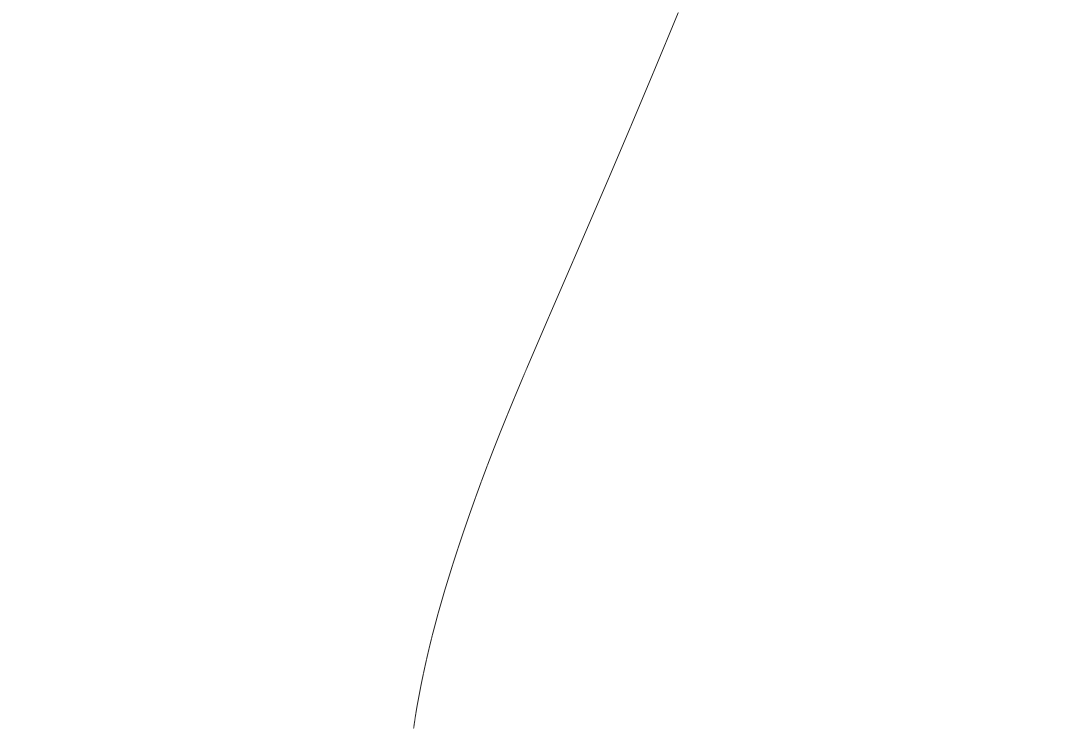

This figure's notebook cell:
### Code cell
def take_trajectory(sol):
    df = pd.DataFrame(sol.y.T, columns=["x", "y", "vx", "vy"])
    df["t"] = sol.t
    return(df)

middle_trajectory = take_trajectory(sols[len(sols) // 2])
middle_trajectory_plot = (
    alt.Chart(middle_trajectory)
    .mark_line(color="black", strokeWidth=0.5)
    .encode(
        longitude="x",
        latitude="y",
        detail="sol_index:N"
    )
    .properties(width=600, height=400)
)
middle_trajectory_plot

### Figure 1 — Vega-Lite specification as saved in the notebook (floating-point values rounded to 4 significant figures)
{"$schema": "https://vega.github.io/schema/vega-lite/v4.17.0.json", "config": {"view": {"continuousHeight": 300, "continuousWidth": 400}}, "data": {"name": "data-0477a6d1bfe0fcb6aee1f19842e51398"}, "datasets": {"data-0477a6d1bfe0fcb6aee1f19842e51398": [{"t": 0, "vx": -1.786, "vy": -2.282, "x": -672, "y": -328}, {"t": 0.1407, "vx": -1.735, "vy": -2.217, "x": -672.2, "y": -328.3}, {"t": 0.2814, "vx": -1.685, "vy": -2.153, "x": -672.5, "y": -328.6}, {"t": 0.5553, "vx": -1.589, "vy": -2.029, "x": -672.9, "y": -329.2}, {"t": 0.8293, "vx": -1.495, "vy": -1.907, "x": -673.3, "y": -329.7}, {"t": 1.298, "vx": -1.339, "vy": -1.707, "x": -674.0, "y": -330.5}, {"t": 1.648, "vx": -1.221, "vy": -1.573, "x": -674.4, "y": -331.1}, {"t": 1.998, "vx": -1.1, "vy": -1.446, "x": -674.8, "y": -331.6}, {"t": 2.005, "vx": -1.098, "vy": -1.444, "x": -674.9, "y": -331.7}, {"t": 2.011, "vx": -1.096, "vy": -1.442, "x": -674.9, "y": -331.7}, {"t": 2.018, "vx": -1.094, "vy": -1.44, "x": -674.9, "y": -331.7}, {"t": 2.025, "vx": -1.092, "vy": -1.438, "x": -674.9, "y": -331.7}, {"t": 2.031, "vx": -1.09, "vy": -1.436, "x": -674.9, "y": -331.7}, {"t": 2.044, "vx": -1.086, "vy": -1.433, "x": -674.9, "y": -331.7}, {"t": 2.057, "vx": -1.081, "vy": -1.429, "x": -674.9, "y": -331.7}, {"t": 2.07, "vx": -1.077, "vy": -1.426, "x": -674.9, "y": -331.7}, {"t": 2.201, "vx": -1.036, "vy": -1.39, "x": -675.1, "y": -331.9}, {"t": 2.331, "vx": -0.9943, "vy": -1.354, "x": -675.2, "y": -332.1}, {"t": 2.461, "vx": -0.9527, "vy": -1.32, "x": -675.3, "y": -332.3}, {"t": 2.592, "vx": -0.9103, "vy": -1.289, "x": -675.4, "y": -332.5}, {"t": 2.722, "vx": -0.8688, "vy": -1.258, "x": -675.6, "y": -332.6}, {"t": 2.852, "vx": -0.8279, "vy": -1.227, "x": -675.7, "y": -332.8}, {"t": 2.983, "vx": -0.7872, "vy": -1.192, "x": -675.8, "y": -332.9}, {"t": 3.136, "vx": -0.7391, "vy": -1.144, "x": -675.9, "y": -333.1}, {"t": 3.29, "vx": -0.6919, "vy": -1.097, "x": -676.0, "y": -333.3}, {"t": 3.443, "vx": -0.6459, "vy": -1.049, "x": -676.1, "y": -333.5}, {"t": 3.596, "vx": -0.6011, "vy": -1.001, "x": -676.2, "y": -333.6}, {"t": 3.867, "vx": -0.5246, "vy": -0.9193, "x": -676.4, "y": -333.9}, {"t": 4.137, "vx": -0.4516, "vy": -0.8393, "x": -676.5, "y": -334.1}, {"t": 4.408, "vx": -0.3821, "vy": -0.7573, "x": -676.6, "y": -334.3}, {"t": 4.43, "vx": -0.3766, "vy": -0.7505, "x": -676.6, "y": -334.3}, {"t": 4.452, "vx": -0.3711, "vy": -0.7437, "x": -676.6, "y": -334.4}, {"t": 4.496, "vx": -0.3612, "vy": -0.7313, "x": -676.6, "y": -334.4}, {"t": 4.54, "vx": -0.3524, "vy": -0.7199, "x": -676.6, "y": -334.4}, {"t": 4.584, "vx": -0.3436, "vy": -0.7085, "x": -676.7, "y": -334.5}, {"t": 4.639, "vx": -0.3328, "vy": -0.6943, "x": -676.7, "y": -334.5}, {"t": 4.694, "vx": -0.3221, "vy": -0.6799, "x": -676.7, "y": -334.5}, {"t": 4.749, "vx": -0.3115, "vy": -0.6655, "x": -676.7, "y": -334.6}, {"t": 4.859, "vx": -0.2905, "vy": -0.6344, "x": -676.7, "y": -334.6}, {"t": 4.969, "vx": -0.2693, "vy": -0.5996, "x": -676.8, "y": -334.7}, {"t": 5.079, "vx": -0.2486, "vy": -0.565, "x": -676.8, "y": -334.8}, {"t": 5.189, "vx": -0.2284, "vy": -0.5302, "x": -676.8, "y": -334.8}, {"t": 5.618, "vx": -0.1542, "vy": -0.3926, "x": -676.9, "y": -335.0}, {"t": 5.725, "vx": -0.1369, "vy": -0.3577, "x": -676.9, "y": -335.1}, {"t": 5.833, "vx": -0.12, "vy": -0.3226, "x": -676.9, "y": -335.1}, {"t": 5.94, "vx": -0.1038, "vy": -0.2873, "x": -677.0, "y": -335.1}, {"t": 5.968, "vx": -0.09976, "vy": -0.2775, "x": -677.0, "y": -335.1}, {"t": 5.997, "vx": -0.09597, "vy": -0.2673, "x": -677.0, "y": -335.2}, {"t": 6.025, "vx": -0.0922, "vy": -0.2571, "x": -677.0, "y": -335.2}, {"t": 6.082, "vx": -0.08466, "vy": -0.2367, "x": -677.0, "y": -335.2}, {"t": 6.139, "vx": -0.07716, "vy": -0.2163, "x": -677.0, "y": -335.2}, {"t": 6.196, "vx": -0.06968, "vy": -0.1959, "x": -677.0, "y": -335.2}, {"t": 6.402, "vx": -0.04283, "vy": -0.1219, "x": -677.0, "y": -335.2}, {"t": 6.454, "vx": -0.03618, "vy": -0.1033, "x": -677.0, "y": -335.2}, {"t": 6.505, "vx": -0.02957, "vy": -0.08479, "x": -677.0, "y": -335.2}, {"t": 6.557, "vx": -0.023, "vy": -0.06623, "x": -677.0, "y": -335.2}, {"t": 6.626, "vx": -0.01423, "vy": -0.04124, "x": -677.0, "y": -335.3}, {"t": 6.644, "vx": -0.01205, "vy": -0.03499, "x": -677.0, "y": -335.3}, {"t": 6.661, "vx": -0.009871, "vy": -0.02874, "x": -677.0, "y": -335.3}, {"t": 6.678, "vx": -0.007704, "vy": -0.02248, "x": -677.0, "y": -335.3}, {"t": 6.702, "vx": -0.004782, "vy": -0.01401, "x": -677.0, "y": -335.3}, {"t": 6.708, "vx": -0.004054, "vy": -0.01189, "x": -677.0, "y": -335.3}, {"t": 6.714, "vx": -0.003327, "vy": -0.00977, "x": -677.0, "y": -335.3}, {"t": 6.719, "vx": -0.002601, "vy": -0.00765, "x": -677.0, "y": -335.3}, {"t": 6.727, "vx": -0.001618, "vy": -0.004768, "x": -677.0, "y": -335.3}, {"t": 6.735, "vx": -0.000637, "vy": -0.001886, "x": -677.0, "y": -335.3}, {"t": 6.738, "vx": -0.0003195, "vy": -0.0009476, "x": -677.0, "y": -335.3}]}, "encoding": {"detail": {"field": "sol_index", "type": "nominal"}, "latitude": {"field": "y", "type": "quantitative"}, "longitude": {"field": "x", "type": "quantitative"}}, "height": 400, "mark": {"color": "black", "strokeWidth": 0.5, "type": "line"}, "width": 600}
